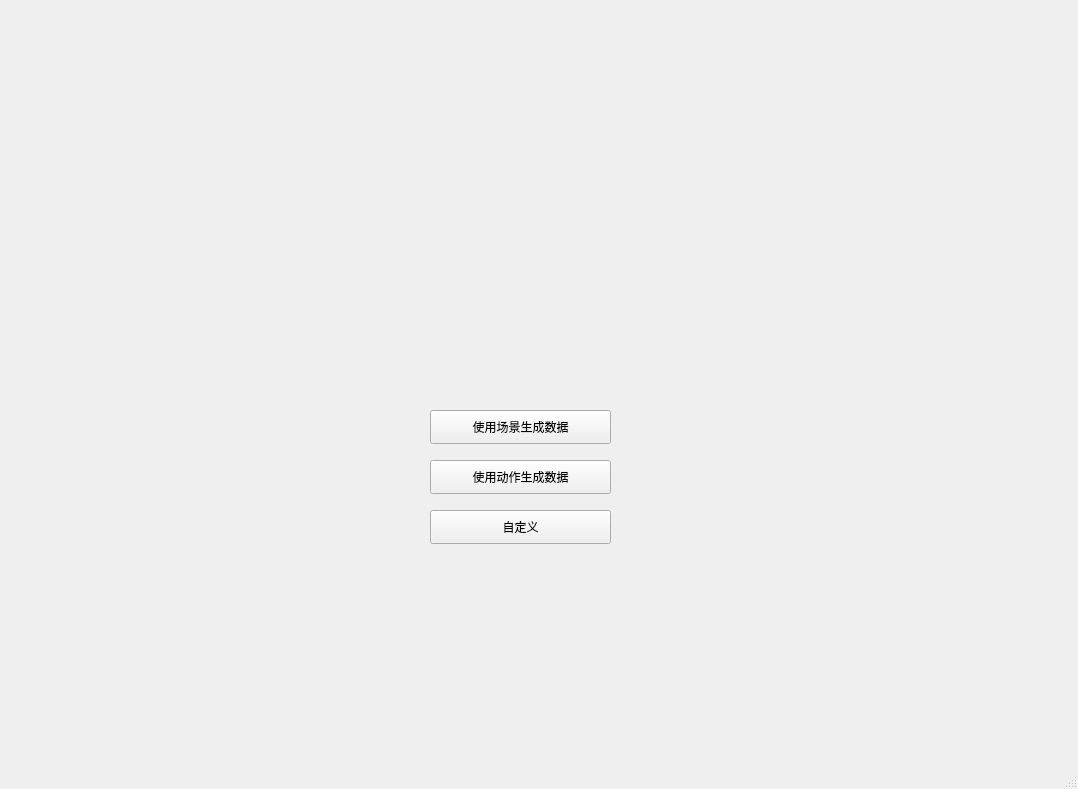
<?xml version="1.0" encoding="UTF-8"?>
<ui version="4.0">
 <class>MainWindow</class>
 <widget class="QMainWindow" name="MainWindow">
  <property name="geometry">
   <rect>
    <x>0</x>
    <y>0</y>
    <width>1078</width>
    <height>789</height>
   </rect>
  </property>
  <property name="windowTitle">
   <string>MainWindow</string>
  </property>
  <widget class="QWidget" name="centralwidget">
   <widget class="QPushButton" name="pushButton_scene">
    <property name="geometry">
     <rect>
      <x>430</x>
      <y>410</y>
      <width>181</width>
      <height>34</height>
     </rect>
    </property>
    <property name="text">
     <string>使用场景生成数据</string>
    </property>
   </widget>
   <widget class="QPushButton" name="pushButton_action">
    <property name="geometry">
     <rect>
      <x>430</x>
      <y>460</y>
      <width>181</width>
      <height>34</height>
     </rect>
    </property>
    <property name="text">
     <string>使用动作生成数据</string>
    </property>
   </widget>
   <widget class="QPushButton" name="pushButton">
    <property name="geometry">
     <rect>
      <x>430</x>
      <y>510</y>
      <width>181</width>
      <height>34</height>
     </rect>
    </property>
    <property name="text">
     <string>自定义</string>
    </property>
   </widget>
  </widget>
  <widget class="QStatusBar" name="statusbar"/>
 </widget>
 <resources/>
 <connections/>
</ui>
